Frame 1 (no input): blank canvas, image omitted
Frame 60 (the mouse pressed at the canvas centre just before this capture): blank canvas, image omitted
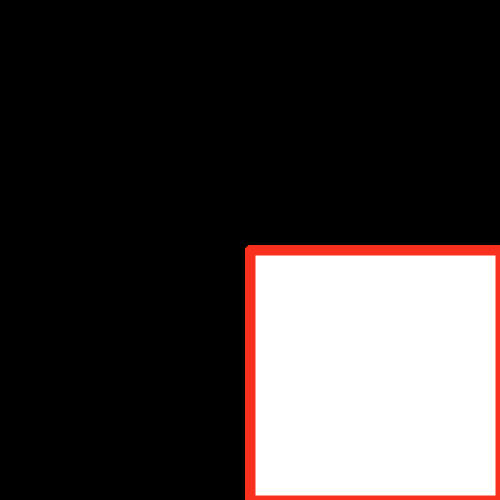
Frame 120 (the mouse held since frame 60 and released just before this capture)

The Processing sketch whose frames 1 and 60 were blank and that drew this single picture after the mouse press (run headless with seeded random() and noise(); from frame 60 on, the mouse is pressed at the canvas centre):

// Processing sketch: processing_74214
// ── processing_74214.pde

void setup() {
  size(500, 500);
  background(0);
  smooth();
}
 void draw() {
  if (mousePressed) {
    
    stroke(mouseX, second(), 30);
    strokeWeight(10);
    strokeJoin(ROUND);
    rect(mouseX, mouseY, pmouseX, pmouseY);
  }
    println(second());
   
}
